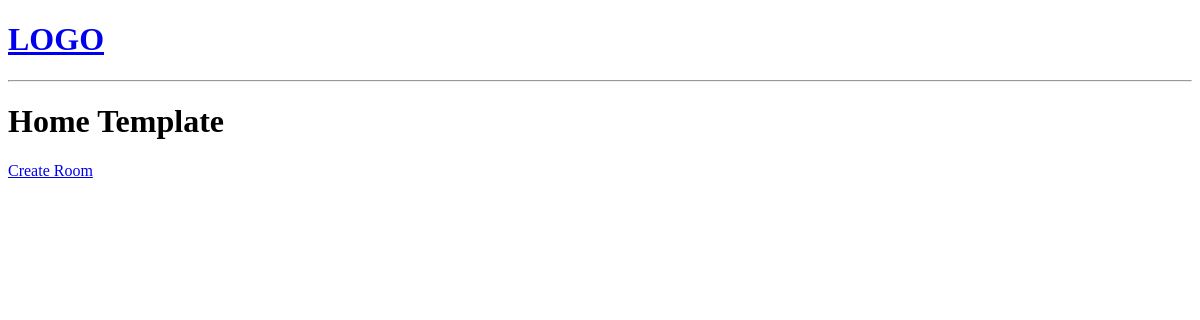
The app's page /, older data.
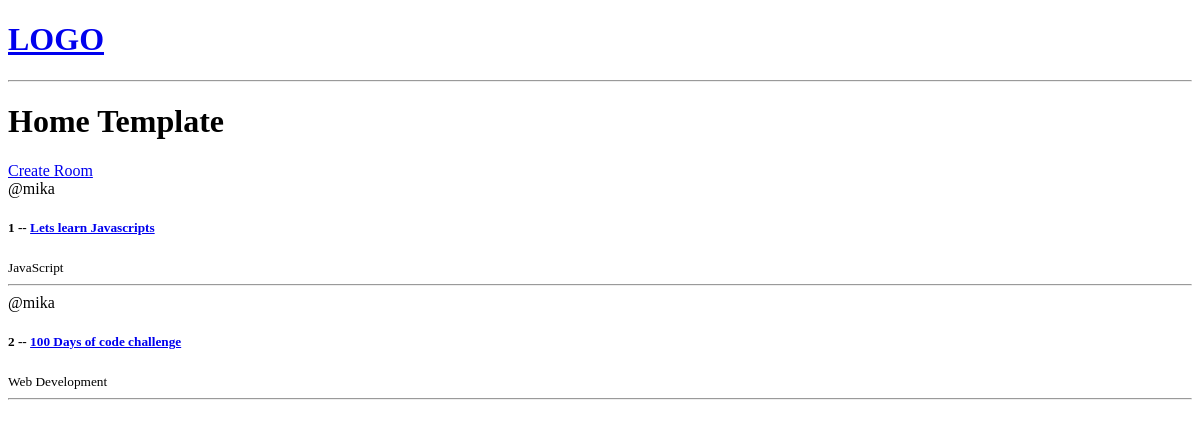
The same page, newer data.
### base/models.py (models this page shows, shortened)
class Room(models.Model):
    host = models.ForeignKey(User, on_delete=models.SET_NULL, null=True)
    topic = models.ForeignKey(Topic, on_delete=models.SET_NULL, null=True)
    name = models.CharField(max_length=200)
    description = models.TextField(null=True, blank=True)
    updated = models.DateTimeField(auto_now=True)
    created = models.DateTimeField(auto_now_add=True)
    class Meta:
        ordering = ['-updated', '-created']

class Topic(models.Model):
    name = models.CharField(max_length=200)

### base/views.py (the view)
# urls.py: path("", views.home, name="home"),
def home(request):
    rooms = Room.objects.all()
    context = {"rooms": rooms}
    return render(request, "base/home.html", context)

### base/templates/base/home.html
{% extends "main.html"%}
{% block content %}
<h1>Home Template</h1>
<div>
    <a href="{% url 'create-room' %}">Create Room</a>
    <div>
        {% for room in rooms %}
            <div>
                <span>@{{room.host.username}}</span>
                <h5>{{room.id}} -- <a href="{% url 'room' room.id %}">{{room.name}}</a></h5>
                <small>{{room.topic.name}}</small>
                <hr>
            </div>
        {% endfor %}
    </div>
</div>
{% endblock %}

### templates/main.html (shortened to what this page needs)
<!DOCTYPE html>
<html lang="en">
<head>
</head>
<body>
    {% include "navbar.html" %}
    {% block content %}
    {% endblock %}
</body>
</html>

### templates/navbar.html
<a href="/">
    <h1>LOGO</h1>
</a>
<hr>

Row changes from the older to the newer data that the page shows:
added Room: host.username "mika", id "1", name "Lets learn Javascripts", topic.name "JavaScript"
added Room: host.username "mika", id "2", name "100 Days of code challenge", topic.name "Web Development"
